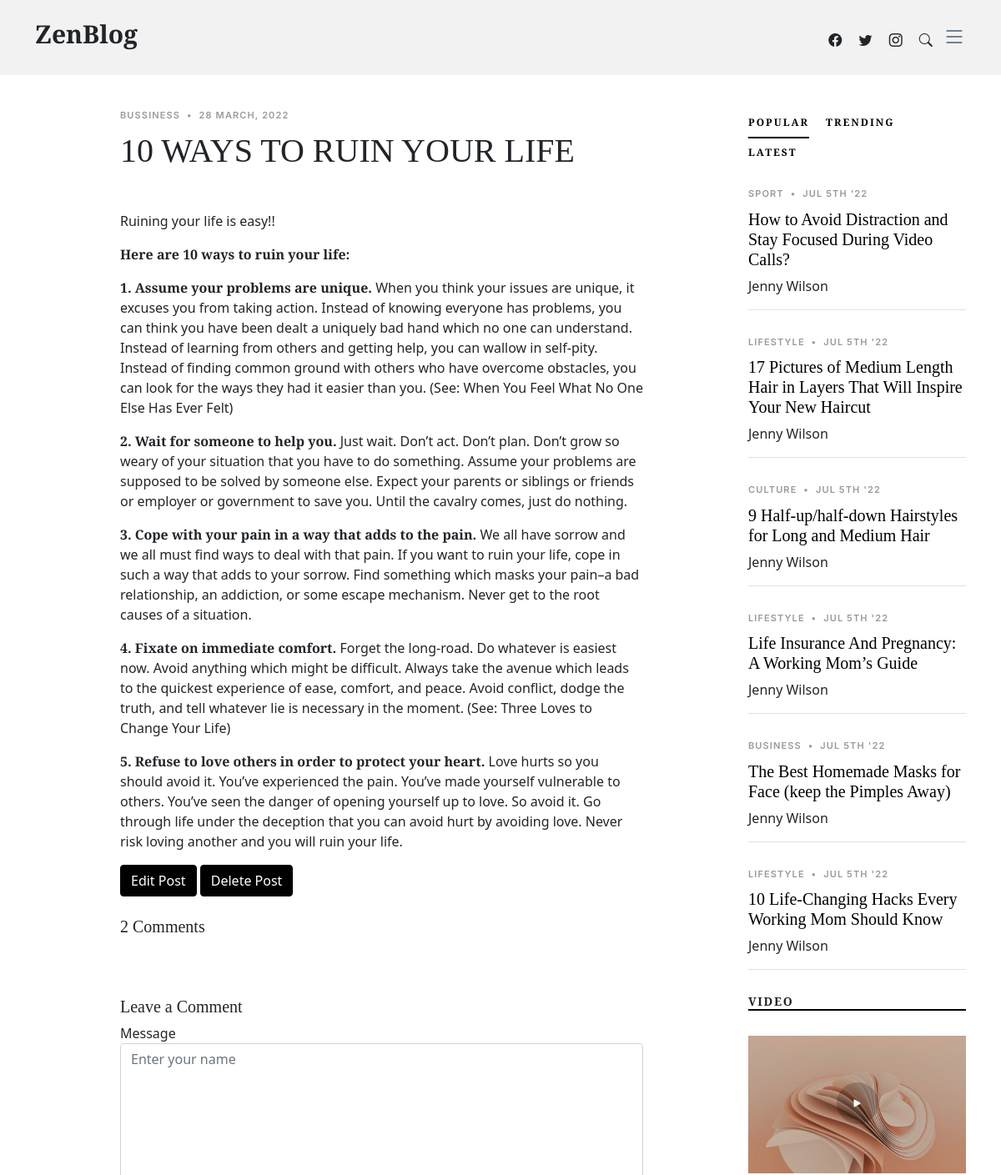
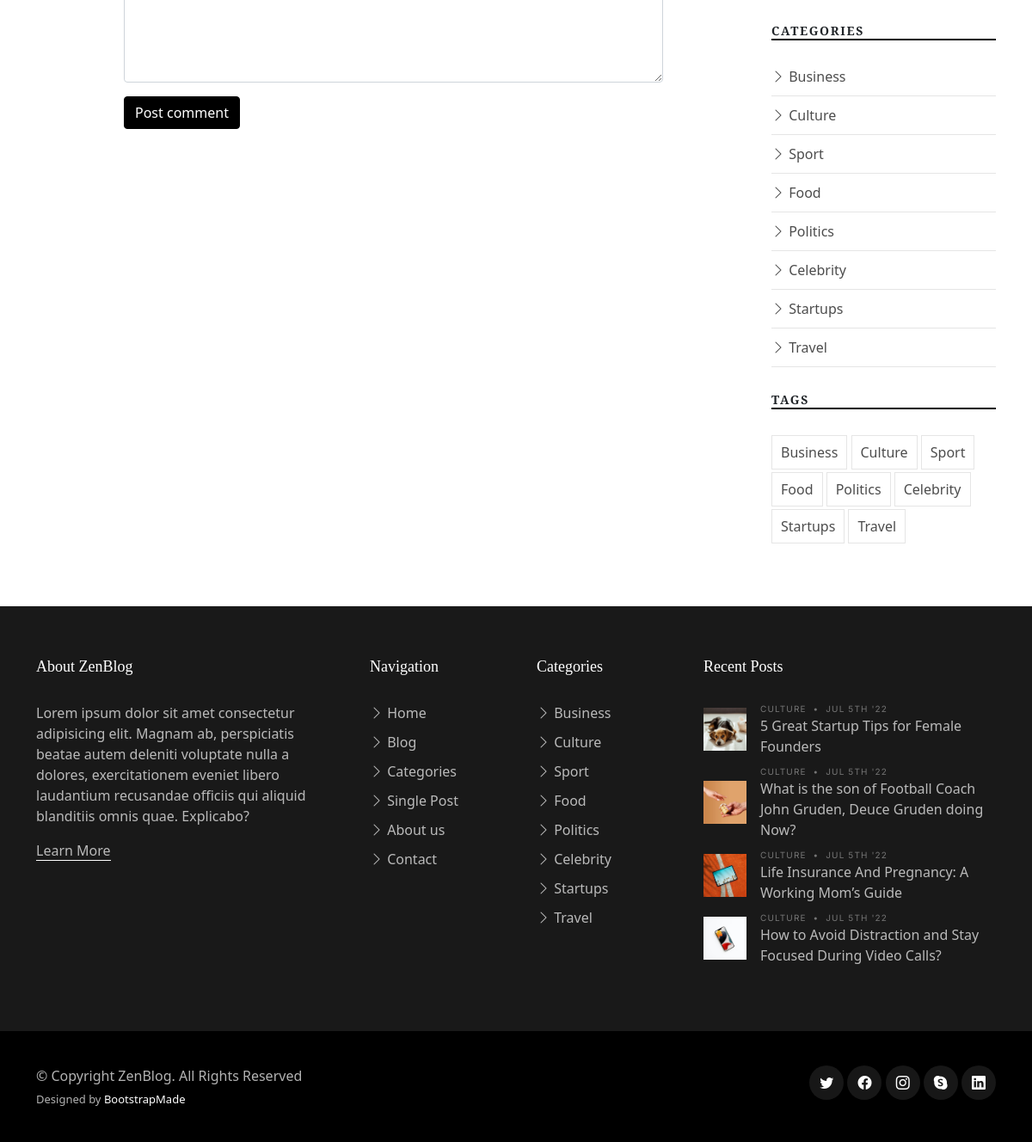
/show-post?id=1, run on the app's committed database (2 pictures, top to bottom).
### main.py (models this page shows)
class BlogPost(db.Model):
    __tablename__ = "blog_posts"
    id = db.Column(db.Integer, primary_key=True)
    author_id = db.Column(db.Integer, db.ForeignKey("users.id"))
    author = relationship("User", back_populates="blog_posts")
    title = db.Column(db.String(250), nullable=False)
    subtitle = db.Column(db.String(), nullable=False)
    date = db.Column(db.String(), nullable=False)
    body = db.Column(db.String(), nullable=False)
    category = db.Column(db.String(100), nullable=False)
    image = db.Column(db.String(), nullable=False)
    comments = relationship("Comment", back_populates="related_blog")

### main.py (the view)
@app.route('/show-post',methods=["GET","POST"])
def show_post():
    post_id = request.args.get('id')
    post = BlogPost.query.get(post_id)
    if request.method=="POST":
        new_comment=Comment(author_id=current_user.id,blog_id=post_id,comment=request.form.get("comment"))
        db.session.add(new_comment)
        db.session.commit()
    return render_template("single-post.html",post=post)

### templates/single-post.html (shortened to what this page needs)
{% include 'header.html' %}
  <main id="main">
    <section class="single-post-content">
      <div class="container">
        <div class="row">
          <div class="col-md-9 post-content" data-aos="fade-up">
            <div class="single-post">
              <div class="post-meta"><span class="date">{{post.category}}</span> <span class="mx-1">&bullet;</span> <span>{{post.date}}</span></div>
              <h1 class="mb-5">{{post.title}}</h1>
              <p class="subtitle">{{post.subtitle}}</p>
              <p class="body">{{post.body | safe}}</p>
            </div>
            <div class="buttons-group">
              <a href="{{url_for('edit_post',id=post.id,title=post.title)}}" class="btn btn-primary" role="button" aria-disabled="true">Edit Post</a>
              <a href="{{url_for('delete_post',id=post.id)}}" class="btn btn-primary" role="button" aria-disabled="true">Delete Post</a>
            </div>
            <div class="comments">
              <h5 class="comment-title py-4">2 Comments</h5>
            </div>
          <form action="{{url_for('show_post')}}" method="post">
            <div class="row justify-content-center mt-5">
              <div class="col-lg-12">
                <h5 class="comment-title">Leave a Comment</h5>
                <div class="row">
                  <div class="col-12 mb-3">
                    <label for="comment-message">Message</label>
                    <textarea name="comment" class="form-control" id="comment-message" placeholder="Enter your name" cols="30" rows="10"></textarea>
                  </div>
                  <div class="col-12">
                    <input type="submit" class="btn btn-primary" value="Post comment">
                  </div>
                </div>
              </div>
            </div>
          </form>
          </div>
          <div class="col-md-3">
            <div class="aside-block">
              <ul class="nav nav-pills custom-tab-nav mb-4" id="pills-tab" role="tablist">
                <li class="nav-item" role="presentation">
                  <button class="nav-link active" id="pills-popular-tab" data-bs-toggle="pill" data-bs-target="#pills-popular" type="button" role="tab" aria-controls="pills-popular" aria-selected="true">Popular</button>
                </li>
                <li class="nav-item" role="presentation">
                  <button class="nav-link" id="pills-trending-tab" data-bs-toggle="pill" data-bs-target="#pills-trending" type="button" role="tab" aria-controls="pills-trending" aria-selected="false">Trending</button>
                </li>
                <li class="nav-item" role="presentation">
                  <button class="nav-link" id="pills-latest-tab" data-bs-toggle="pill" data-bs-target="#pills-latest" type="button" role="tab" aria-controls="pills-latest" aria-selected="false">Latest</button>
                </li>
              </ul>
              <div class="tab-content" id="pills-tabContent">
                <div class="tab-pane fade show active" id="pills-popular" role="tabpanel" aria-labelledby="pills-popular-tab">
                  <div class="post-entry-1 border-bottom">
                    <div class="post-meta"><span class="date">Sport</span> <span class="mx-1">&bullet;</span> <span>Jul 5th '22</span></div>
                    <h2 class="mb-2"><a href="#">How to Avoid Distraction and Stay Focused During Video Calls?</a></h2>
                    <span class="author mb-3 d-block">Jenny Wilson</span>
                  </div>
                  <div class="post-entry-1 border-bottom">
                    <div class="post-meta"><span class="date">Lifestyle</span> <span class="mx-1">&bullet;</span> <span>Jul 5th '22</span></div>
                    <h2 class="mb-2"><a href="#">17 Pictures of Medium Length Hair in Layers That Will Inspire Your New Haircut</a></h2>
                    <span class="author mb-3 d-block">Jenny Wilson</span>
                  </div>
                  <div class="post-entry-1 border-bottom">
                    <div class="post-meta"><span class="date">Culture</span> <span class="mx-1">&bullet;</span> <span>Jul 5th '22</span></div>
                    <h2 class="mb-2"><a href="#">9 Half-up/half-down Hairstyles for Long and Medium Hair</a></h2>
                    <span class="author mb-3 d-block">Jenny Wilson</span>
                  </div>
                  <div class="post-entry-1 border-bottom">
                    <div class="post-meta"><span class="date">Lifestyle</span> <span class="mx-1">&bullet;</span> <span>Jul 5th '22</span></div>
                    <h2 class="mb-2"><a href="#">Life Insurance And Pregnancy: A Working Mom’s Guide</a></h2>
                    <span class="author mb-3 d-block">Jenny Wilson</span>
                  </div>
                  <div class="post-entry-1 border-bottom">
                    <div class="post-meta"><span class="date">Business</span> <span class="mx-1">&bullet;</span> <span>Jul 5th '22</span></div>
                    <h2 class="mb-2"><a href="#">The Best Homemade Masks for Face (keep the Pimples Away)</a></h2>
                    <span class="author mb-3 d-block">Jenny Wilson</span>
                  </div>
                  <div class="post-entry-1 border-bottom">
                    <div class="post-meta"><span class="date">Lifestyle</span> <span class="mx-1">&bullet;</span> <span>Jul 5th '22</span></div>
                    <h2 class="mb-2"><a href="#">10 Life-Changing Hacks Every Working Mom Should Know</a></h2>
                    <span class="author mb-3 d-block">Jenny Wilson</span>
                  </div>
                </div>
              </div>
            </div>
            <div class="aside-block">
              <h3 class="aside-title">Video</h3>
              <div class="video-post">
                <a href="https://www.youtube.com/watch?v=AiFfDjmd0jU" class="glightbox link-video">
                  <span class="bi-play-fill"></span>
                  <img src="assets/img/post-landscape-5.jpg" alt="" class="img-fluid">
                </a>
              </div>
            </div>
            <div class="aside-block">
              <h3 class="aside-title">Categories</h3>
              <ul class="aside-links list-unstyled">
                <li><a href="category.html"><i class="bi bi-chevron-right"></i> Business</a></li>
                <li><a href="category.html"><i class="bi bi-chevron-right"></i> Culture</a></li>
                <li><a href="category.html"><i class="bi bi-chevron-right"></i> Sport</a></li>
                <li><a href="category.html"><i class="bi bi-chevron-right"></i> Food</a></li>
                <li><a href="category.html"><i class="bi bi-chevron-right"></i> Politics</a></li>
                <li><a href="category.html"><i class="bi bi-chevron-right"></i> Celebrity</a></li>
                <li><a href="category.html"><i class="bi bi-chevron-right"></i> Startups</a></li>
                <li><a href="category.html"><i class="bi bi-chevron-right"></i> Travel</a></li>
              </ul>
            </div>
            <div class="aside-block">
              <h3 class="aside-title">Tags</h3>
              <ul class="aside-tags list-unstyled">
                <li><a href="category.html">Business</a></li>
                <li><a href="category.html">Culture</a></li>
                <li><a href="category.html">Sport</a></li>
                <li><a href="category.html">Food</a></li>
                <li><a href="category.html">Politics</a></li>
                <li><a href="category.html">Celebrity</a></li>
                <li><a href="category.html">Startups</a></li>
                <li><a href="category.html">Travel</a></li>
              </ul>
            </div>
          </div>
        </div>
      </div>
    </section>
  </main>
{% include 'footer.html' %}

### templates/header.html (shortened to what this page needs)
<!DOCTYPE html>
<html lang="en">
<head>
  <link href="static/assets/vendor/bootstrap/css/bootstrap.min.css" rel="stylesheet">
  <link href="static/assets/vendor/bootstrap-icons/bootstrap-icons.css" rel="stylesheet">
  <link href="static/assets/vendor/swiper/swiper-bundle.min.css" rel="stylesheet">
  <link href="static/assets/vendor/glightbox/css/glightbox.min.css" rel="stylesheet">
  <link href="static/assets/vendor/aos/aos.css" rel="stylesheet">
  <link href="static/assets/css/variables.css" rel="stylesheet">
  <link href="static/assets/css/main.css" rel="stylesheet">
</head>
<body>
  <header id="header" class="header d-flex align-items-center fixed-top">
    <div class="container-fluid container-xl d-flex align-items-center justify-content-between">
      <a href="index.html" class="logo d-flex align-items-center">
        <h1>ZenBlog</h1>
      </a>
      <div class="position-relative">
        <a href="#" class="mx-2"><span class="bi-facebook"></span></a>
        <a href="#" class="mx-2"><span class="bi-twitter"></span></a>
        <a href="#" class="mx-2"><span class="bi-instagram"></span></a>
        <a href="#" class="mx-2 js-search-open"><span class="bi-search"></span></a>
        <i class="bi bi-list mobile-nav-toggle"></i>
      </div>
    </div>
  </header>

### templates/footer.html (shortened to what this page needs)
  <footer id="footer" class="footer">
    <div class="footer-content">
      <div class="container">
        <div class="row g-5">
          <div class="col-lg-4">
            <h3 class="footer-heading">About ZenBlog</h3>
            <p>Lorem ipsum dolor sit amet consectetur adipisicing elit. Magnam ab, perspiciatis beatae autem deleniti voluptate nulla a dolores, exercitationem eveniet libero laudantium recusandae officiis qui aliquid blanditiis omnis quae. Explicabo?</p>
            <p><a href="about.html" class="footer-link-more">Learn More</a></p>
          </div>
          <div class="col-6 col-lg-2">
            <h3 class="footer-heading">Navigation</h3>
            <ul class="footer-links list-unstyled">
              <li><a href="index.html"><i class="bi bi-chevron-right"></i> Home</a></li>
              <li><a href="index.html"><i class="bi bi-chevron-right"></i> Blog</a></li>
              <li><a href="category.html"><i class="bi bi-chevron-right"></i> Categories</a></li>
              <li><a href="single-post.html"><i class="bi bi-chevron-right"></i> Single Post</a></li>
              <li><a href="about.html"><i class="bi bi-chevron-right"></i> About us</a></li>
              <li><a href="contact.html"><i class="bi bi-chevron-right"></i> Contact</a></li>
            </ul>
          </div>
          <div class="col-6 col-lg-2">
            <h3 class="footer-heading">Categories</h3>
            <ul class="footer-links list-unstyled">
              <li><a href="category.html"><i class="bi bi-chevron-right"></i> Business</a></li>
              <li><a href="category.html"><i class="bi bi-chevron-right"></i> Culture</a></li>
              <li><a href="category.html"><i class="bi bi-chevron-right"></i> Sport</a></li>
              <li><a href="category.html"><i class="bi bi-chevron-right"></i> Food</a></li>
              <li><a href="category.html"><i class="bi bi-chevron-right"></i> Politics</a></li>
              <li><a href="category.html"><i class="bi bi-chevron-right"></i> Celebrity</a></li>
              <li><a href="category.html"><i class="bi bi-chevron-right"></i> Startups</a></li>
              <li><a href="category.html"><i class="bi bi-chevron-right"></i> Travel</a></li>
            </ul>
          </div>
          <div class="col-lg-4">
            <h3 class="footer-heading">Recent Posts</h3>
            <ul class="footer-links footer-blog-entry list-unstyled">
              <li>
                <a href="single-post.html" class="d-flex align-items-center">
                  <img src="static/assets//img/post-sq-1.jpg" alt="" class="img-fluid me-3">
                  <div>
                    <div class="post-meta d-block"><span class="date">Culture</span> <span class="mx-1">&bullet;</span> <span>Jul 5th '22</span></div>
                    <span>5 Great Startup Tips for Female Founders</span>
                  </div>
                </a>
              </li>
              <li>
                <a href="single-post.html" class="d-flex align-items-center">
                  <img src="static/assets//img/post-sq-2.jpg" alt="" class="img-fluid me-3">
                  <div>
                    <div class="post-meta d-block"><span class="date">Culture</span> <span class="mx-1">&bullet;</span> <span>Jul 5th '22</span></div>
                    <span>What is the son of Football Coach John Gruden, Deuce Gruden doing Now?</span>
                  </div>
                </a>
              </li>
              <li>
                <a href="single-post.html" class="d-flex align-items-center">
                  <img src="static/assets//img/post-sq-3.jpg" alt="" class="img-fluid me-3">
                  <div>
                    <div class="post-meta d-block"><span class="date">Culture</span> <span class="mx-1">&bullet;</span> <span>Jul 5th '22</span></div>
                    <span>Life Insurance And Pregnancy: A Working Mom’s Guide</span>
                  </div>
                </a>
              </li>
              <li>
                <a href="single-post.html" class="d-flex align-items-center">
                  <img src="static/assets//img/post-sq-4.jpg" alt="" class="img-fluid me-3">
                  <div>
                    <div class="post-meta d-block"><span class="date">Culture</span> <span class="mx-1">&bullet;</span> <span>Jul 5th '22</span></div>
                    <span>How to Avoid Distraction and Stay Focused During Video Calls?</span>
                  </div>
                </a>
              </li>
            </ul>
          </div>
        </div>
      </div>
    </div>
    <div class="footer-legal">
      <div class="container">
        <div class="row justify-content-between">
          <div class="col-md-6 text-center text-md-start mb-3 mb-md-0">
            <div class="copyright">
              © Copyright <strong><span>ZenBlog</span></strong>. All Rights Reserved
            </div>
            <div class="credits">
              Designed by <a href="https://bootstrapmade.com/">BootstrapMade</a>
            </div>
          </div>
          <div class="col-md-6">
            <div class="social-links mb-3 mb-lg-0 text-center text-md-end">
              <a href="#" class="twitter"><i class="bi bi-twitter"></i></a>
              <a href="#" class="facebook"><i class="bi bi-facebook"></i></a>
              <a href="#" class="instagram"><i class="bi bi-instagram"></i></a>
              <a href="#" class="google-plus"><i class="bi bi-skype"></i></a>
              <a href="#" class="linkedin"><i class="bi bi-linkedin"></i></a>
            </div>
          </div>
        </div>
      </div>
    </div>
  </footer>
</body>
</html>

### data on the page
BlogPost: category "BUSSINESS", date "28 MARCH, 2022", title "10 WAYS TO RUIN YOUR LIFE", subtitle "Ruining your life is easy!!", body "Here are 10 ways to ruin your life: 1. Assume your problems are unique. When you think your issues are unique, it excuses you from taking action. Instead of knowing everyone has problems, you can think you have been dealt a uniquely bad hand which no one can understand. Instead of learning from others and getting help, you can wallow in self-pity. Instead of finding common ground with others who have overcome obstacles, you can look for the ways they had it easier than you. (See: When You Feel What No One Else Has Ever Felt ) 2. Wait for someone to help you. Just wait. Don’t act. Don’t plan. Don’t grow so weary of your situation that you have to do something. Assume your problems are…"
